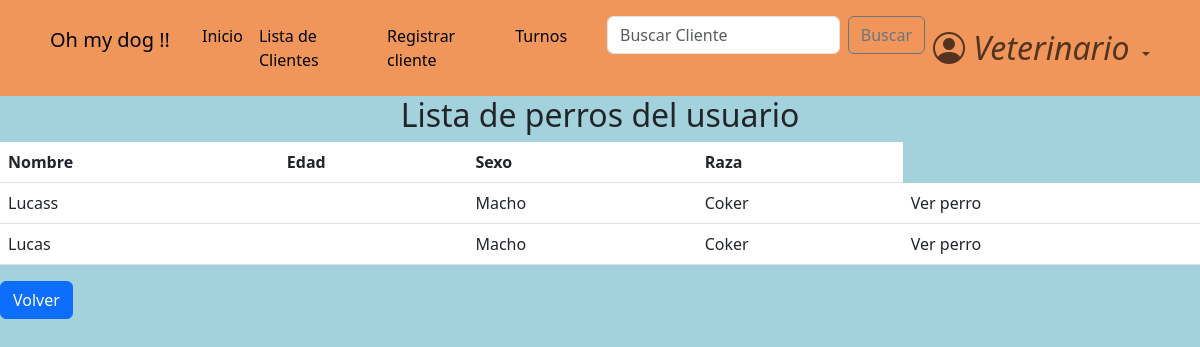
Before: /dogs/hidden_dogs/3 (signed in) with the older database file.
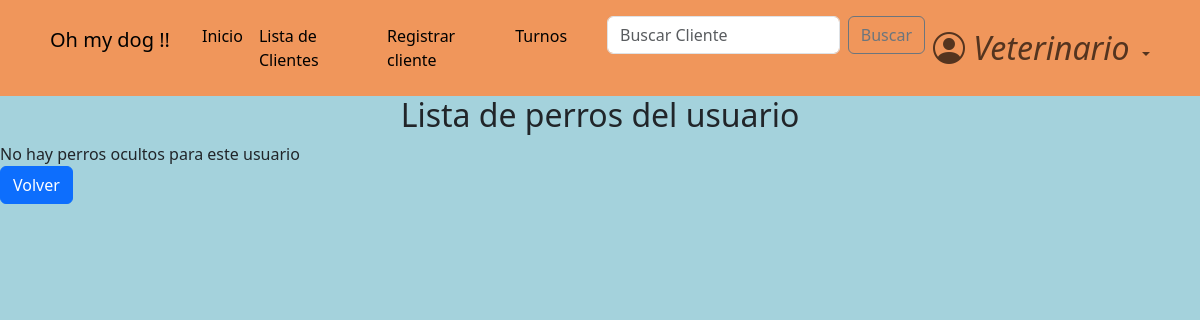
After: the same page with the newer database file.
### dogs/models.py (models this page shows, shortened)
class Dog(models.Model):
    class Sex(models.TextChoices):
        macho = "Macho"
        hembra = "Hembra"
    class Breed(models.TextChoices):
        sin_raza = "Sin raza"
        coker = "Coker"
        pastor_aleman = "Pastor aleman"
        bulldog = "Bulldog"
        labrador = "Labrador"
        golden = "Golder"
        caniche = "Caniche"
        chihuahua = "Chihuahua"
        bulldog_frances = "Bulldog Frances"
        beagle = "Beagle"
        boxer = "Boxer"
        galgo = "Galgo"
        dalmata = "Dalmata"
        sharpei = "Shar pei"
    class Color(models.TextChoices):
        blanco = "Blanco"
        negro = "Negro"
        marron = "Marrón"
        blanco_y_negro = "Blanco y negro"
        otro = "Otro color"
    class Size(models.TextChoices):
        grande = "Grande"
        mediano = "Mediano"
        pequeño = "pequeño"
    def default_value():
        return '-'
    name = models.CharField(
        max_length=15
    )
    date_of_birth = models.DateField(
        null=True,
    )
    sex = models.CharField(
        max_length=10,
        choices=Sex.choices
    )
    breed = models.CharField(
        max_length=20,
        choices=Breed.choices
    )
    color = models.CharField(
        max_length=20,
        blank=True,
        choices=Color.choices,
        null=True,
    )
    size = models.CharField(
        max_length=10,
        null=True,
        blank=True,
    )
    description = models.TextField(
        max_length=100,
        blank=True,
        null=True,
    )
    hidden = models.BooleanField(default=False)
    owner = models.ForeignKey(
        CustomUser,
        blank=True,
        on_delete=models.CASCADE,
        null=True
    )

### dogs/views.py (the view)
# urls.py: path('hidden_dogs/<user_id>', views.hidden_dogs_view, name="hidden_dogs"),
@ login_required
def hidden_dogs_view(request, user_id):
    user = CustomUser.objects.get(id=user_id)
    hidden_dogs = user.dog_set.filter(hidden=True)
    context = {
        'user_id': user_id,
        'hidden_dogs': hidden_dogs,
    }
    return render(request, 'hidden_dogs_list.html', context)

### dogs/templates/hidden_dogs_list.html
{% extends 'base.html' %}
{% block content %}
<main>
    <h2 class="text-center">Lista de perros del usuario</h2>
                {% if hidden_dogs.exists %}
                  <table class="table table-hover">
                      <thead>
                          <tr>
                              <th>Nombre</th>
                              <th>Edad</th>
                              <th>Sexo</th>
                              <th>Raza</th>
                          </tr>
                      </thead>
                      <tbody>
                          {% for dog in hidden_dogs %}
                                <tr>
                                    <td>{{ dog.name }}</td>
                                    <td>{{ dog.age }}</td>
                                    <td>{{ dog.sex }}</td>
                                    <td>{{ dog.breed }}</td>
                                    <td>
                                      <a class="dropdown-item" href="{% url 'dog_profile' user_owner_id=user.id dog_id=dog.id %}">Ver perro</a>
                                    </td>
                                </tr>
                          {% endfor %}
                        </tbody>
                    </table>
                {% else %}
                    <tr>
                        No hay perros ocultos para este usuario
                    </tr>
                {% endif %}
        <div>
            <a href="{% url 'profile' user_id %}" class="btn btn-primary">Volver</a>
        </div>
</main>
{% endblock  %}

Changed rows visible on the page:
no longer on this page (row edited): Dog: name "Lucass", sex "Macho", breed "Coker"
removed Dog: name "Lucas", sex "Macho", breed "Coker"
Other visible differences:
text no longer shown: "Nombre Edad Sexo Raza"
text now shown: "No hay perros ocultos para este usuario"
